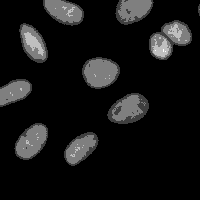
#> input picture 05_feature_extraction/data/cropped_raw_image.tif, 200 x 200 px
$ jupyter execute 00_intensity_and_size.ipynb   (shell and % lines are left out)
#> lines starting #> are read from the running program, lines starting #| are printed output that depends on the picture; after the words box and inside, x2 and y2 are one past the last pixel; in counts of white or black regions, pixels touching at a corner belong together
# Object Size & Intensity

This notebook shows you how to determine the size of either a single object or all of the objects in an instance segmentation dataset.

[cell 1]
import numpy as np
from skimage.io import imread, imshow

# Load Data

We will use images that you generated during last week's lecture on segmentation.

[cell 2]
input_image = imread('data/cropped_raw_image.tif')
#> input_image is the input picture: shape (200, 200) uint16; min 142, max 1114, mean 243.3
imshow(input_image, cmap='Greys_r')

[cell 3]
voronoi_otsu_segmentation = imread('data/instance_segmentation.tif')
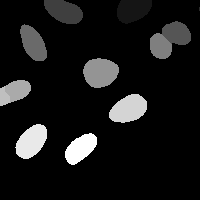
#> input picture 05_feature_extraction/data/instance_segmentation.tif, 200 x 200 px
#> voronoi_otsu_segmentation is the input picture: shape (200, 200); min 0, max 12, mean 1.13
imshow(voronoi_otsu_segmentation)

# Mean Intensity

We will use the segmentation result to calculate the mean intensity of one object in the orginal image. We will look at the object with the segmentat id $8$. To do this, we will use a neat indexing trick.

[cell 4]
mean_intenstity = np.mean(input_image[voronoi_otsu_segmentation == 8])
#> mean_intenstity = 614.2
mean_intenstity
#> Out = 614.2

# Minimum & Maximum Intensities

This time assign the index that we used for the mean intensity to a variable so that we can use it to calculate the object's minimum and maximum intensities in the same fashion.

[cell 5]
mask = input_image[voronoi_otsu_segmentation == 8]
#> mask = 412 values, max 821 at index 176, min 386 at index 410, mean 614.2

[cell 6]
minimum_intensity = np.min(mask)
#> minimum_intensity = 386
minimum_intensity
#> Out = 386

[cell 7]
maximum_intensity = np.max(mask)
#> maximum_intensity = 821
maximum_intensity
#> Out = 821

# Labeled Comprehension

We can use a function from the `scipy.ndimage` library called `labeled_comprehension` to run another selected function, here `np.mean`, for all objects in an instance segmentation. `labeled_comprehension` requires many inputs so read the docstring and carefully think about the correct data to pass.

[cell 8]
from scipy.ndimage import labeled_comprehension

[cell 9]
labels = np.unique(voronoi_otsu_segmentation) # this function finds all of the values present in an array
#> labels = [0, 1, 2, 3, 4, 5, 6, 7, 8, 9, 10, 11, 12]
labels
#> Out = [0, 1, 2, 3, 4, 5, 6, 7, 8, 9, 10, 11, 12]

[cell 10]
labels = labels[labels > 0] # index out background value(s)
#> labels = [1, 2, 3, 4, 5, 6, 7, 8, 9, 10, 11, 12]
labels
#> Out = [1, 2, 3, 4, 5, 6, 7, 8, 9, 10, 11, 12]

[cell 11]
mean_intensities = labeled_comprehension(input_image,
                                         voronoi_otsu_segmentation,
                                         labels,
                                         np.mean,
                                         int,
                                         0)
#> mean_intensities = [586, 499, 625, 652, 667, 732, 606, 614, 616, 524, 618, 597]

# Object Size

Here we want calculate the size, in pixels, of each object in an instance segmentation. To do this using `labeled_comprehension` we need to use a boolean image instead of the input image.

Once we have areas in terms of pixel counts, we can then convert them to $\mu$m$^2$ if we know the $x$ and $y$ resolutions from the microscope (I have chosen the resolution randomly).

[cell 12]
boolean_image = voronoi_otsu_segmentation.astype(bool)
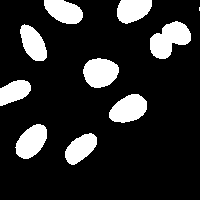
#> boolean_image: shape (200, 200) bool; 16.3% white; 10 white regions (1 under 20 px), largest, box (x1, y1, x2, y2) and area: (150, 21, 191, 59) 961, (83, 58, 119, 88) 824, (109, 94, 147, 123) 792
imshow(boolean_image)

[cell 13]
pixel_areas = labeled_comprehension(boolean_image,
                                    voronoi_otsu_segmentation,
                                    labels,
                                    np.sum,
                                    int,
                                    0)
#> pixel_areas = [652, 4, 684, 521, 655, 440, 824, 412, 141, 792, 758, 645]
pixel_areas
#> Out has the same summary as pixel_areas

[cell 14]
x_resolution = 0.2
y_resolution = 0.2

unit_pixel = x_resolution * y_resolution
unit_pixel

[cell 15]
square_micrometer_area = pixel_areas * unit_pixel
#> square_micrometer_area = [26.08, 0.16, 27.36, 20.84, 26.2, 17.6, 32.96, 16.48, 5.64, 31.68, 30.32, 25.8]
square_micrometer_area
#> Out has the same summary as square_micrometer_area

# Plotting Your Features

Before diving into statistical analysis, sometimes it is good to plot the values of your features as a histogram or scatter plot as a sanity check to ensure that you did not somehow impart bias into your analysis.

Below we will plot two of the features we extracted as histograms and then as a scatter plot comparing them. These plots are very simple, but if you would like to customize the axes, colors, etc. look at the following documentation:

<https://matplotlib.org/stable/api/_as_gen/matplotlib.pyplot.hist.html>

<https://matplotlib.org/stable/api/_as_gen/matplotlib.pyplot.scatter.html>

[cell 16]
import matplotlib.pyplot as plt

[cell 17]
plt.hist(mean_intensities)
plt.show()
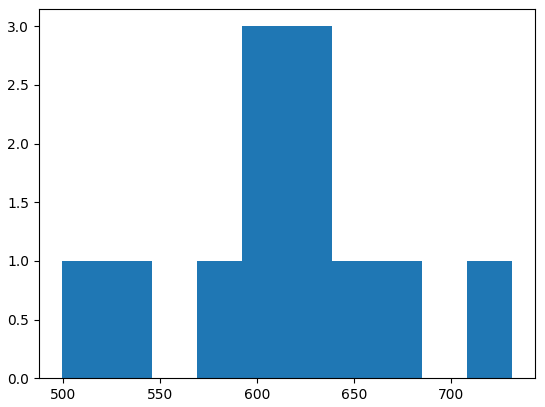
#> figure drawn by matplotlib, 1 panel

[cell 18]
plt.hist(square_micrometer_area)
plt.show()
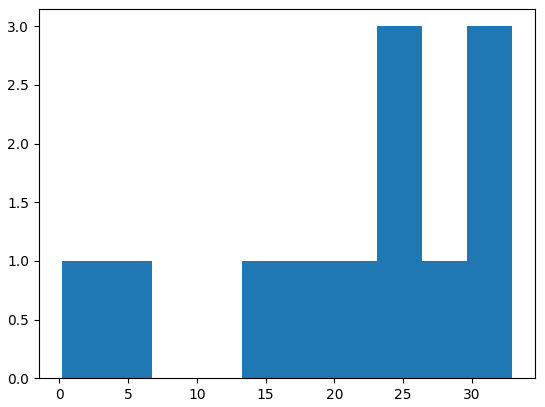
#> figure drawn by matplotlib, 1 panel

[cell 19]
plt.scatter(square_micrometer_area, mean_intensities)
plt.show()
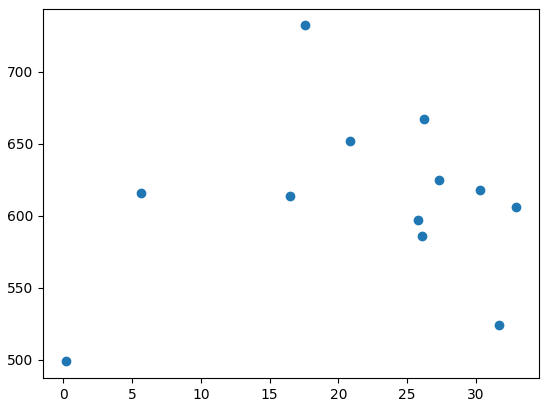
#> figure drawn by matplotlib, 1 panel
